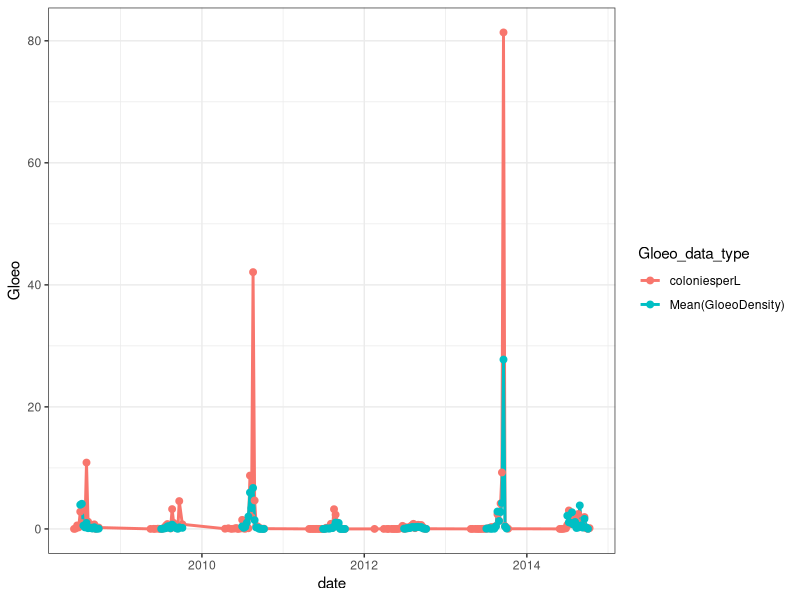
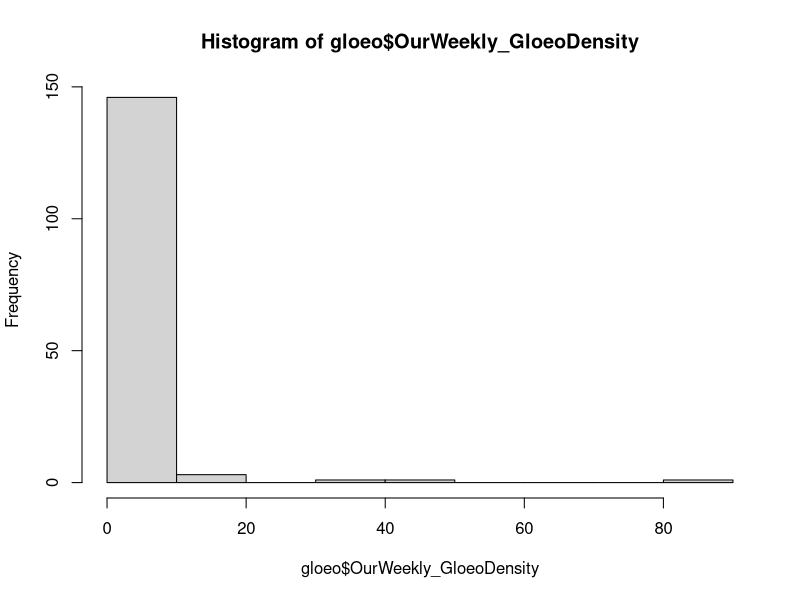
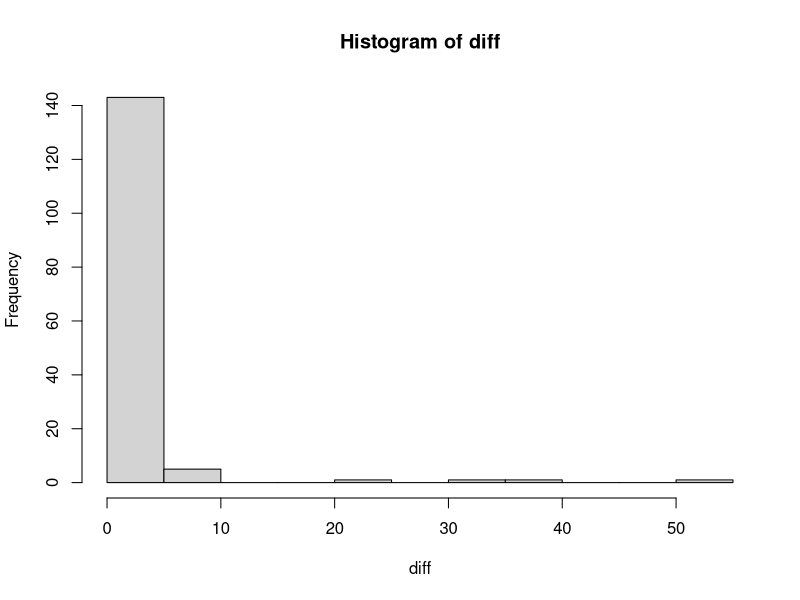
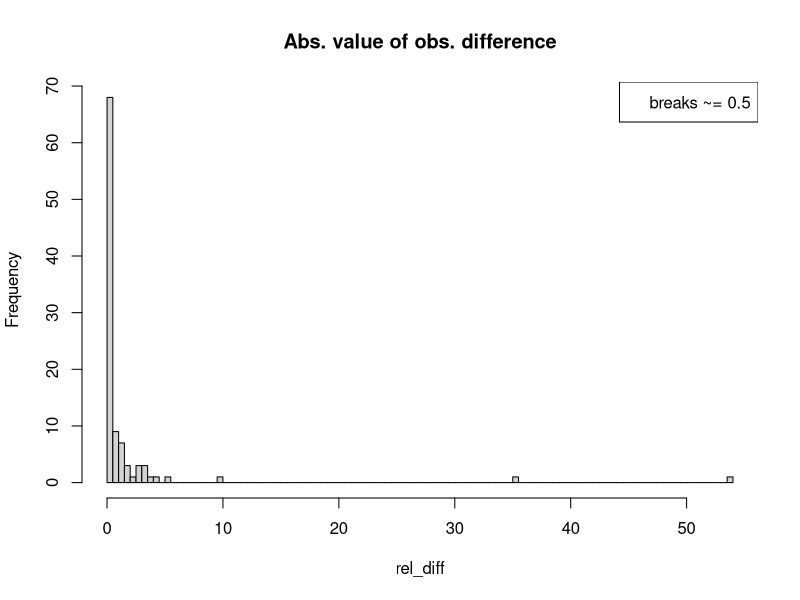
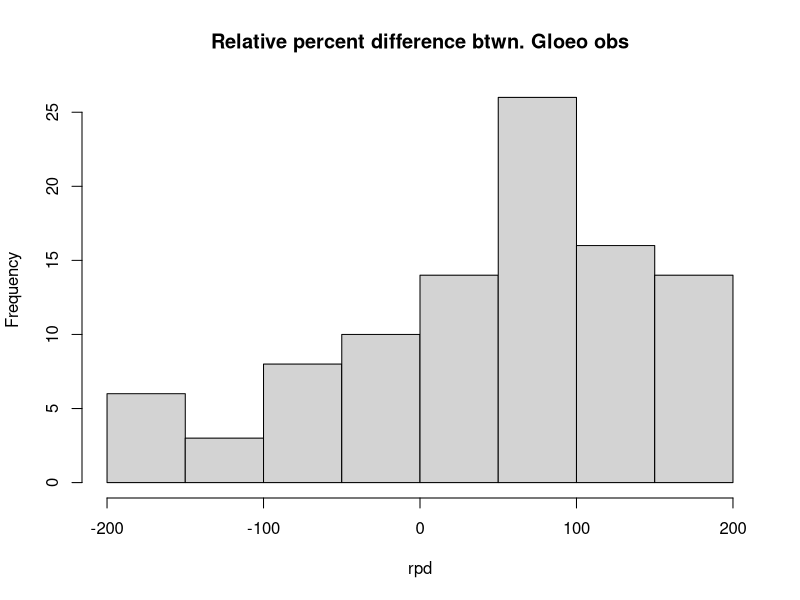

Reproduce these figures in R, in order.
#developing prior for observational Gloeo error
library(tidyverse)
library(readxl)


midge_1 <- read_csv('Datasets/Sunapee/SummarizedData/All_Sites_Gloeo_light_wtrtemp_airtemp.csv') %>%
  filter(site == "midge",
         !is.na(coloniesperL))
midge_2 <- read_csv('Datasets/Sunapee/SummarizedData/MidgeGloeo0814firstcut.csv') %>%
  rename(year = Year)

midge_all <- left_join(midge_1, midge_2, by = c("year","dayofyr")) %>%
  select(site, date, year, dayofyr, coloniesperL,filbundperL,totalperL,`Mean(GloeoDensity)`) %>%
  mutate(grand_mean_Gloeo = (coloniesperL + `Mean(GloeoDensity)`) /2)

midge_plot <- midge_all %>%
  gather(coloniesperL:`Mean(GloeoDensity)`, key = "Gloeo_data_type",value = "Gloeo") %>%
  filter(Gloeo_data_type %in% c("coloniesperL","Mean(GloeoDensity)"),
         year %in% c(2008:2014))

compare <- ggplot(data = midge_plot, aes(x = date, y = Gloeo, group = Gloeo_data_type, color = Gloeo_data_type))+
  geom_line(size = 1)+
  geom_point(size = 2)+
  theme_bw()
compare

rel_diff <- abs(midge_all$coloniesperL - midge_all$`Mean(GloeoDensity)`)

png("C:/Users/Mary Lofton/Desktop/MEL_Bayes/obs_error.png")
hist(rel_diff, breaks = 108, main = "Abs. value of obs. difference")
legend("topright",legend = "breaks ~= 0.5")
dev.off()

rpd <- (midge_all$coloniesperL - midge_all$`Mean(GloeoDensity)`) / midge_all$grand_mean_Gloeo * 100

png("C:/Users/Mary Lofton/Desktop/MEL_Bayes/obs_error_rpd.png")
hist(rpd, main = "Relative percent difference btwn. Gloeo obs")
dev.off()

#using data from Kathy 01JUL19

gloeo <- read_xlsx("./Datasets/Sunapee/SummarizedData/CompareMidgeDailytoWeeklyGloeoSamples_17April2019.xlsx")

hist(gloeo$OurWeekly_GloeoDensity)

diff = abs(gloeo$OurWeekly_GloeoDensity - gloeo$MidgeDaily_GloeoDensity)
diff_log = log(gloeo$OurWeekly_GloeoDensity) - log(gloeo$MidgeDaily_GloeoDensity)

hist(diff)

diff_log <- diff_log[!diff_log %in% c("-Inf","NaN","Inf")]

mean(diff, na.rm = TRUE)
#0.519 in log space; using this for prior?
#155.0856 in not-log space
#1.79 in densities


sd(diff, na.rm = TRUE)
#1.006; using this for prior?
#908.4293 in not-log space
#6.23 in densities


1/(mean(diff, na.rm = TRUE)^2)
